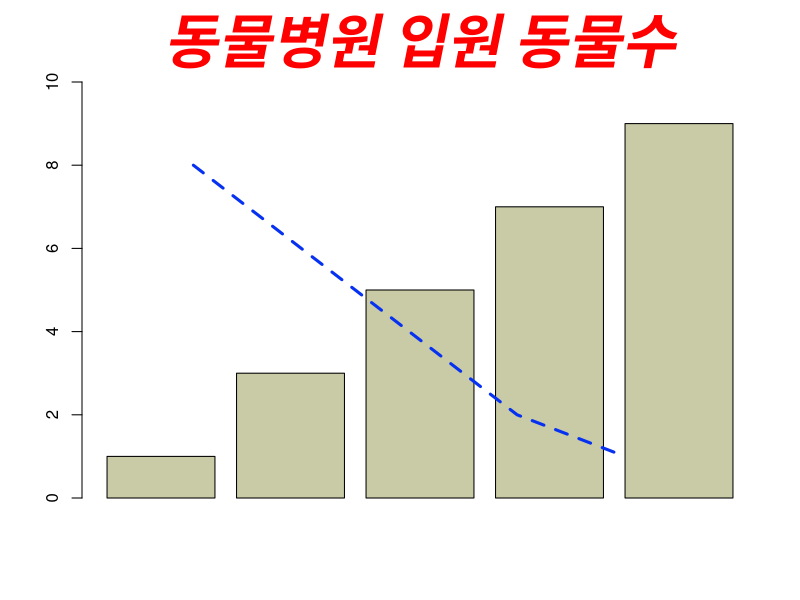

This figure's R source:

# 기본 -----------------
## 벡터 데이터
cats <- c(1, 3, 5, 7, 9)
dogs <- c(8, 6, 4, 2, 1)

## 막대 그래프
barplot(cats, col="#c9cba6", ylim = c(0,10))

## 선그래프
lines(dogs, pch=22, lty=2, col="#0631f1", lwd = 3)

## 제목
title(main = "동물병원 입원 동물수", col.main="red", font.main = 4, cex.main = 3.5)

# 글꼴 ligature ----------------

if( cats[1] != dogs[1]) {
    print("개와 고양이는 달라요")
} else {
   print("개와 고양이는 같다.")
}

# 단축키

# # # %>%  %>%  %>%  %>% 
# # # <-  <-  <-  <-  <- 

? barplot
